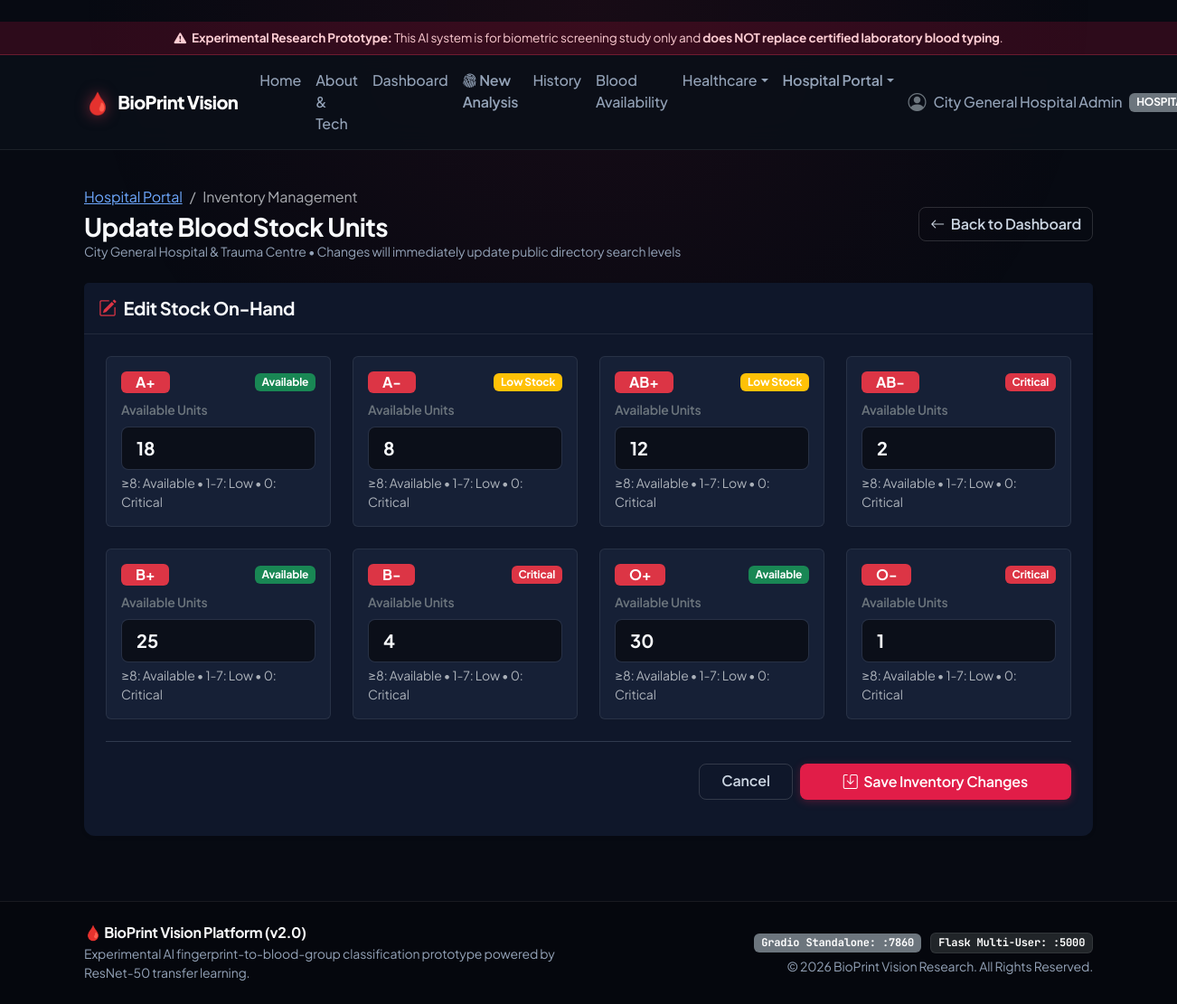
Before: /hospital/inventory (signed in) with the older database file.
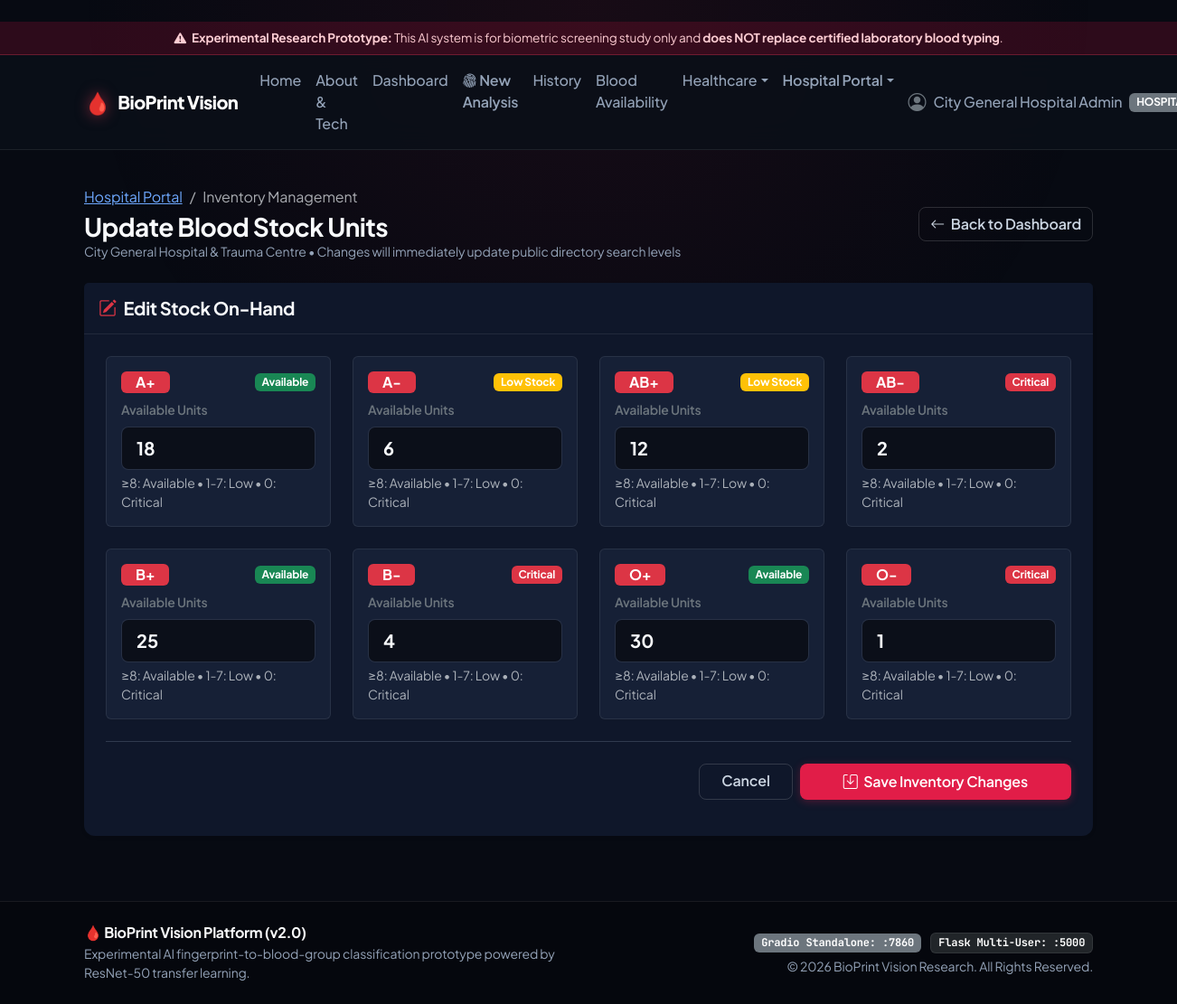
After: the same page with the newer database file.
### database/models.py (models this page shows, shortened)
class BloodInventory(db.Model):
    __tablename__ = "blood_inventory"
    id = db.Column(db.Integer, primary_key=True, autoincrement=True)
    facility_id = db.Column(db.Integer, db.ForeignKey("facilities.id", ondelete="CASCADE"), nullable=False, index=True)
    blood_group = db.Column(db.String(10), nullable=False, index=True)  # A+, A-, AB+, AB-, B+, B-, O+, O-
    units_available = db.Column(db.Integer, nullable=False, default=0)
    stock_status = db.Column(db.String(20), nullable=False, default="Available", index=True)  # Available, Low Stock, Critical, Unavailable
    last_updated = db.Column(db.DateTime, nullable=False, default=datetime.utcnow, onupdate=datetime.utcnow)
    is_demo = db.Column(db.Boolean, nullable=False, default=True)

### routes/hospital.py (the view, shortened to what this page needs)
@hospital_bp.route("/hospital/inventory", methods=["GET", "POST"])
@role_required("HOSPITAL", "ADMIN")
def manage_inventory():
    user = g.user
    facility = Facility.query.filter_by(user_id=user.id).first() or Facility.query.first()
    if not facility:
        flash("No facility found.", "warning")
        return redirect(url_for("main.dashboard"))
    inventory = BloodInventory.query.filter_by(facility_id=facility.id).all()
    return render_template("hospital/inventory.html", facility=facility, inventory=inventory)

### routes/auth.py (called while the page is built)
def get_current_user():
    user_id = session.get("user_id")
    if user_id:
        return db.session.get(User, user_id)
    return None

def role_required(*allowed_roles):
    def decorator(f):
        @wraps(f)
        def decorated_function(*args, **kwargs):
            if "user_id" not in session:
                flash("Please sign in to access this page.", "warning")
                return redirect(url_for("auth.login", next=request.path))
            user = get_current_user()
            if not user or user.role not in allowed_roles:
                flash("Access denied: You do not possess the required authorization for this area.", "danger")
                return redirect(url_for("main.dashboard"))
            return f(*args, **kwargs)
        return decorated_function
    return decorator

@auth_bp.before_app_request
def load_logged_in_user():
    g.user = get_current_user()

### templates/hospital/inventory.html (shortened to what this page needs)
﻿{% extends "base.html" %}
{% block content %}
<div class="container-fluid px-0">
    <div class="d-flex flex-wrap justify-content-between align-items-center mb-4 gap-2">
        <div>
            <nav aria-label="breadcrumb">
                <ol class="breadcrumb mb-1">
                    <li class="breadcrumb-item"><a href="{{ url_for('hospital.dashboard') }}">Hospital Portal</a></li>
                    <li class="breadcrumb-item active" aria-current="page">Inventory Management</li>
                </ol>
            </nav>
            <h2 class="h3 fw-bold mb-0">Update Blood Stock Units</h2>
            <p class="text-muted small mb-0">{{ facility.name }} &bull; Changes will immediately update public directory search levels</p>
        </div>
        <div>
            <a href="{{ url_for('hospital.dashboard') }}" class="btn btn-outline-secondary">
                <i class="bi bi-arrow-left me-1"></i> Back to Dashboard
            </a>
        </div>
    </div>
    <div class="card border-0 shadow-sm">
        <div class="card-header bg-white py-3 border-bottom">
            <h5 class="fw-bold mb-0 text-dark">
                <i class="bi bi-pencil-square text-danger me-2"></i>Edit Stock On-Hand
            </h5>
        </div>
        <div class="card-body p-4">
            <form method="POST" action="{{ url_for('hospital.manage_inventory') }}">
                <div class="row g-4">
                    {% for item in inventory %}
                    <div class="col-md-3 col-sm-6">
                        <div class="border rounded p-3 bg-light">
                            <div class="d-flex justify-content-between align-items-center mb-2">
                                <span class="badge bg-danger fs-6 px-3 py-1">{{ item.blood_group }}</span>
                                <span class="badge bg-{{ item.stock_status|badge_color }} small">
                                    {{ item.stock_status }}
                                </span>
                            </div>
                            <label class="form-label small fw-semibold text-secondary">Available Units</label>
                            <input type="number"
                                   name="units_{{ item.blood_group }}"
                                   class="form-control form-control-lg fw-bold"
                                   value="{{ item.units_available }}"
                                   min="0"
                                   max="1000"
                                   required>
                            <div class="form-text small">
                                ≥8: Available &bull; 1-7: Low &bull; 0: Critical
                            </div>
                        </div>
                    </div>
                    {% endfor %}
                </div>
                <hr class="text-muted my-4">
                <div class="d-flex justify-content-end gap-2">
                    <a href="{{ url_for('hospital.dashboard') }}" class="btn btn-outline-secondary px-4">Cancel</a>
                    <button type="submit" class="btn btn-rose px-5 py-2">
                        <i class="bi bi-save me-1"></i> Save Inventory Changes
                    </button>
                </div>
            </form>
        </div>
    </div>
</div>
{% endblock %}

Changed rows visible on the page:
changed BloodInventory (number 2 of 8 on the later page): units_available "8" → "6"
